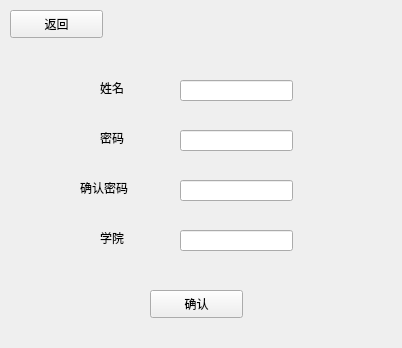
<?xml version="1.0" encoding="UTF-8"?>
<ui version="4.0">
 <class>tea_regis</class>
 <widget class="QWidget" name="tea_regis">
  <property name="geometry">
   <rect>
    <x>0</x>
    <y>0</y>
    <width>402</width>
    <height>348</height>
   </rect>
  </property>
  <property name="windowTitle">
   <string>Form</string>
  </property>
  <widget class="QLabel" name="label_4">
   <property name="geometry">
    <rect>
     <x>100</x>
     <y>80</y>
     <width>72</width>
     <height>15</height>
    </rect>
   </property>
   <property name="text">
    <string>姓名</string>
   </property>
  </widget>
  <widget class="QPushButton" name="pushButton_2">
   <property name="geometry">
    <rect>
     <x>150</x>
     <y>290</y>
     <width>93</width>
     <height>28</height>
    </rect>
   </property>
   <property name="text">
    <string>确认</string>
   </property>
  </widget>
  <widget class="QLabel" name="label_3">
   <property name="geometry">
    <rect>
     <x>80</x>
     <y>180</y>
     <width>72</width>
     <height>15</height>
    </rect>
   </property>
   <property name="text">
    <string>确认密码</string>
   </property>
  </widget>
  <widget class="QLineEdit" name="lineEdit_3">
   <property name="geometry">
    <rect>
     <x>180</x>
     <y>180</y>
     <width>113</width>
     <height>21</height>
    </rect>
   </property>
  </widget>
  <widget class="QLineEdit" name="lineEdit">
   <property name="geometry">
    <rect>
     <x>180</x>
     <y>80</y>
     <width>113</width>
     <height>21</height>
    </rect>
   </property>
  </widget>
  <widget class="QLabel" name="label_2">
   <property name="geometry">
    <rect>
     <x>100</x>
     <y>130</y>
     <width>72</width>
     <height>15</height>
    </rect>
   </property>
   <property name="text">
    <string>密码</string>
   </property>
  </widget>
  <widget class="QLineEdit" name="lineEdit_2">
   <property name="geometry">
    <rect>
     <x>180</x>
     <y>130</y>
     <width>113</width>
     <height>21</height>
    </rect>
   </property>
  </widget>
  <widget class="QPushButton" name="pushButton">
   <property name="geometry">
    <rect>
     <x>10</x>
     <y>10</y>
     <width>93</width>
     <height>28</height>
    </rect>
   </property>
   <property name="text">
    <string>返回</string>
   </property>
  </widget>
  <widget class="QLabel" name="label">
   <property name="geometry">
    <rect>
     <x>100</x>
     <y>230</y>
     <width>72</width>
     <height>15</height>
    </rect>
   </property>
   <property name="text">
    <string>学院</string>
   </property>
  </widget>
  <widget class="QLineEdit" name="lineEdit_4">
   <property name="geometry">
    <rect>
     <x>180</x>
     <y>230</y>
     <width>113</width>
     <height>21</height>
    </rect>
   </property>
  </widget>
 </widget>
 <resources/>
 <connections/>
</ui>
